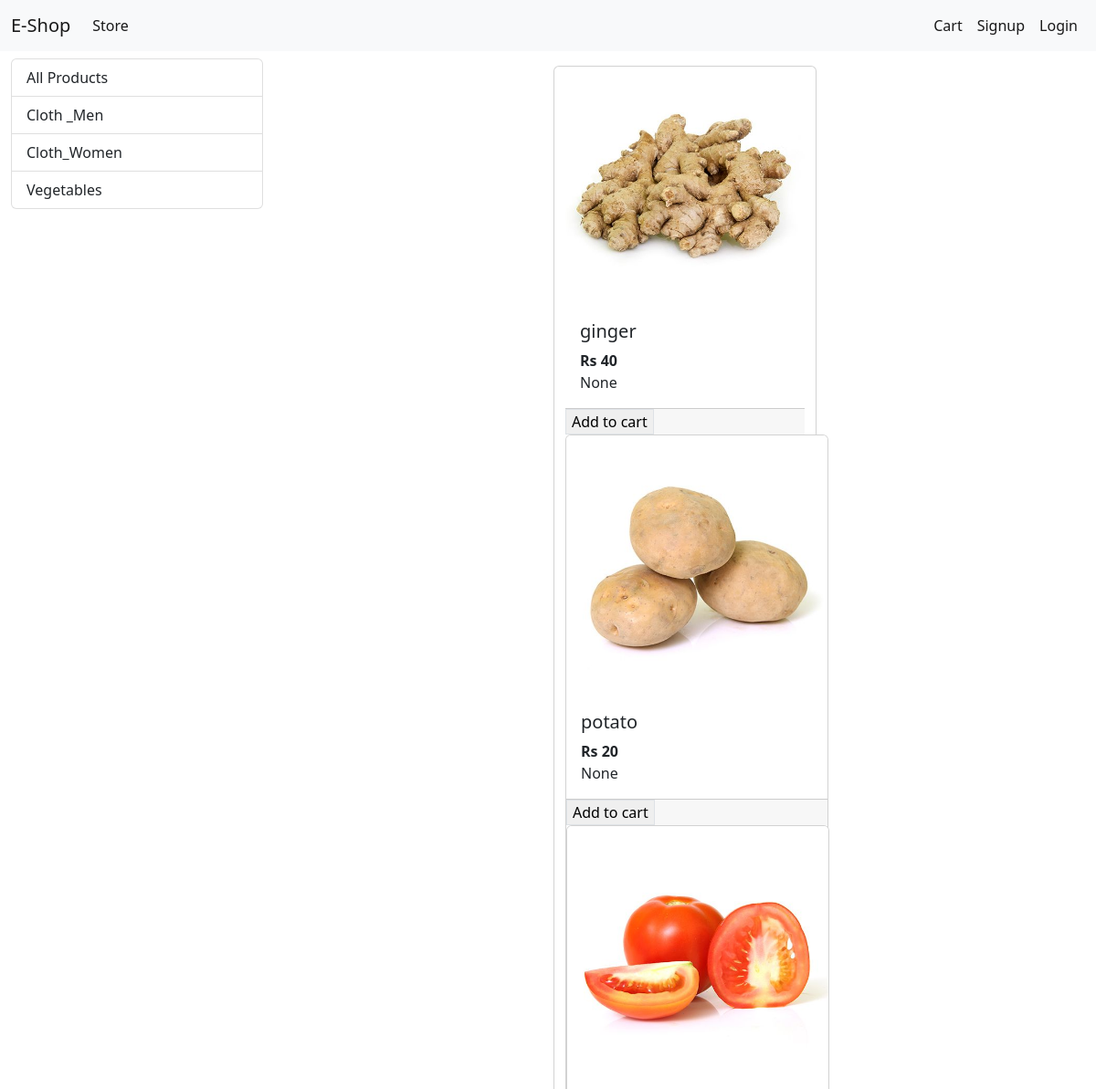
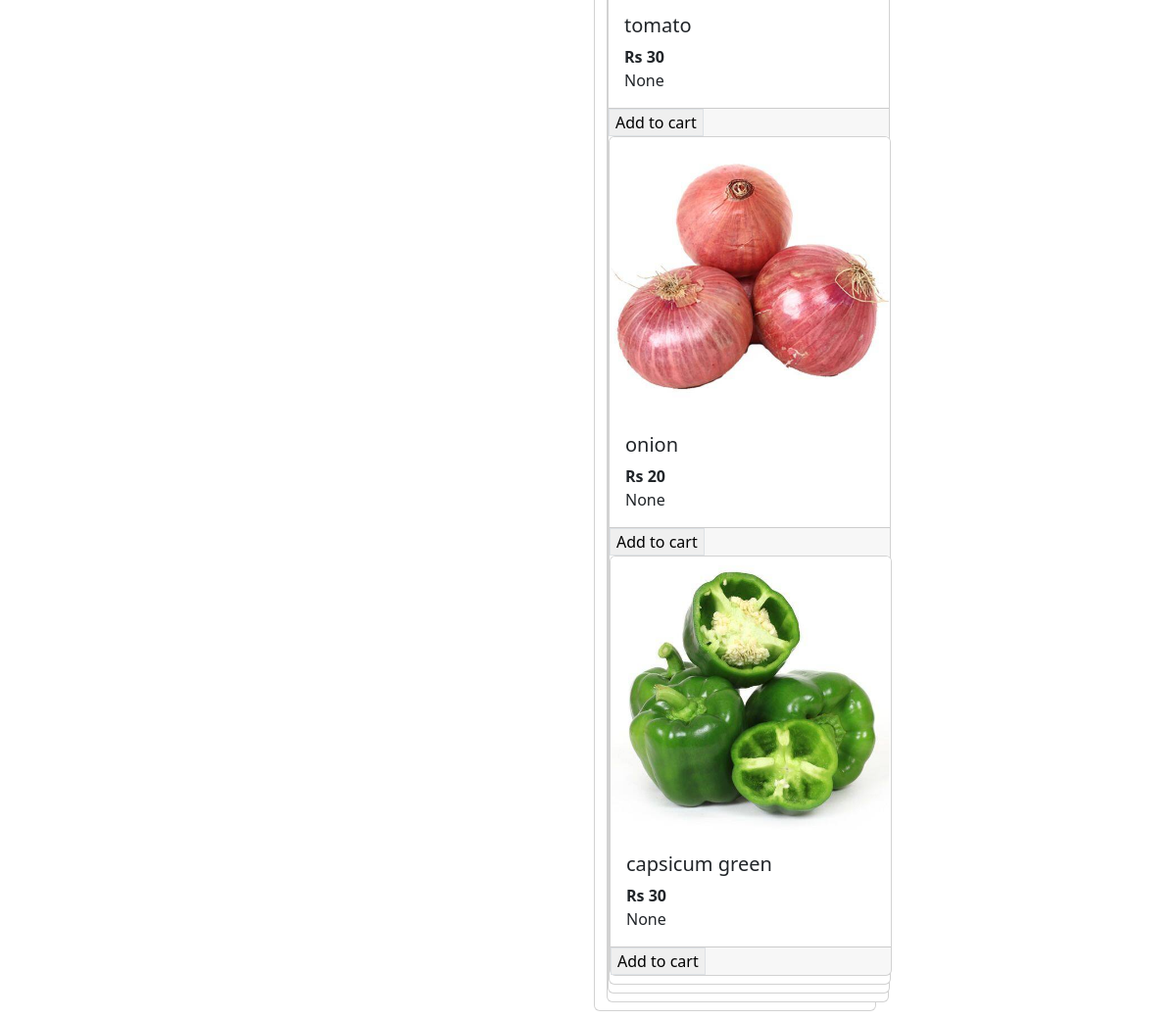
Screenshot of /?category=3 with the database file from the repository (2 pictures, top to bottom).
### store/models.py (models this page shows, shortened)
class Category(models.Model):
    name = models.CharField(max_length = 50)
    @staticmethod
    def get_all_categories():
        return Category.objects.all()

class Product(models.Model):
    name = models.CharField(max_length = 50)
    price = models.IntegerField()
    category = models.ForeignKey(Category,on_delete = models.CASCADE,default = 1)
    description = models.CharField(max_length = 50)
    image = models.ImageField(upload_to = 'upload/products/')
    @staticmethod
    def get_all_products_by_categoryid(category_id):
        if category_id:
           return Product.objects.filter(category = category_id)
        else:
            return Product.get_all_products()

### store/views.py (the view, shortened to what this page needs)
# urls.py: path('',Index.as_view(),name = 'homepage'),
class Index(View):
    def get(self,request):
        cart = request.session.get('cart')
        if not cart:
            request.session['cart'] = {}
        all_products = None
        all_categories = Category.get_all_categories()
        categoryID = request.GET.get('category')
        if categoryID:
            all_products = Product.get_all_products_by_categoryid(categoryID)
        else:
            all_products = Product.get_all_products()
        data = {}
        data['all_products'] = all_products
        data['all_categories'] = all_categories
        print('you are:',request.session.get('email'))
        return render(request,'index.html',data)

### store/templatetags/cart.py (called while the page is built)
@register.filter(name='is_in_cart')
def is_in_cart(product,cart):
    keys = cart.keys()
    for id in keys:
        if int(id) == product.id:
            return True

### store/templatetags/custom_filter.py (called while the page is built)
@register.filter(name='currancy')
def currency(number):
            return "Rs "+str(number)

### store/templates/index.html (shortened to what this page needs)
    {% extends 'base.html' %}
    {% load custom_filter%}
    {% block content %}
    {% load cart %}
      <div class = "container-fluid mt-2">
       <div class="row">
        <div class="col-lg-3 mx-auto">
           <div class="list-group">
            <a href="/" class="list-group-item list-group-item-action">All Products</a>
            {%for category in all_categories%}
            <a href="/?category={{category.id}}" class="list-group-item list-group-item-action">{{category.name}}</a>
             {%endfor%}
           </div>
        </div>
        <div id='products' class = "col-lg-9 mx-auto">
          <div class="row mx-auto mt-2">
            {%for product in all_products%}
            <div class="card mx-auto mb-2" id = {{product.id}} style="width: 18rem">
              <img src="{{product.image.url}}" class="card-img-top" alt="...">
              <div class="card-body">
                <h5 class="card-title">{{product.name}}</h5>
                <p class="card-text"><b>{{product.price|currancy}}</b></p>
                {{product|is_in_cart:request.session.cart}}
              </div>
              <div class = "card-footer p-0 no-gutters">
               {% if product|is_in_cart:request.session.cart %}
               <div class="row no-gutters">
                <form action="/#{{product.id}}" class = "col-2" method = "POST">
                  {% csrf_token %}
                  <input hidden type = "text" name = 'product' value='{{product.id}}'>
                  <input hidden type = "text" name = 'remove' value='True'>
                  <input type="submit" value=" - "class = "btn btn-block btn-secondary">
                </form>
                <div class="text-center col">{{product|cart_quantity:request.session.cart}} in cart</div>
                <form action="/#{{product.id}}" class = "col-2" method = "POST">
                  {% csrf_token %}
                  <input hidden type = "text" name = 'product' value='{{product.id}}'>
                  <input type="submit" value=" + "class = "btn btn-block btn-secondary">
                </form>
                </div>
                {% else %}
                <form action="/#{{product.id}}" method ="POST" class="btn-block">
                <input type='submit' class="float-right btn-light border  form-comtrol" value="Add to cart"></input>
                </form>
                {% endif %}
              </div>
            {%endfor%}
          </div>
        </div>
        {% endblock %}

### rows the page displays
Category: name "Cloth _Men"
Category: name "Cloth_Women"
Category: name "Vegetables"
Product: image (picture), name "ginger", price|currancy "Rs 40", session "None"
Product: image (picture), name "potato", price|currancy "Rs 20", session "None"
Product: image (picture), name "tomato", price|currancy "Rs 30", session "None"
Product: image (picture), name "onion", price|currancy "Rs 20", session "None"
Product: image (picture), name "capsicum green", price|currancy "Rs 30", session "None"
